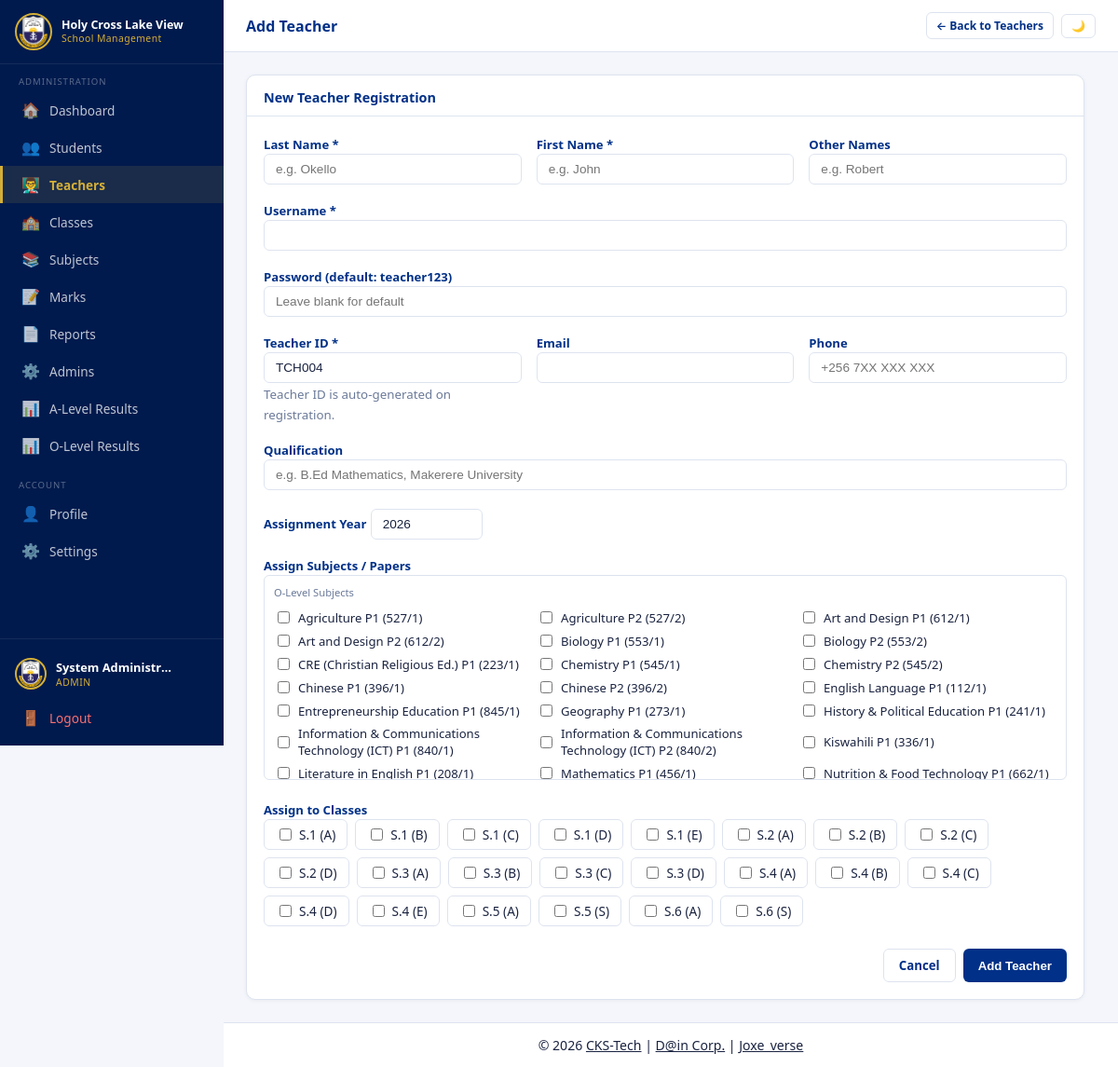
Page /admin/teachers/add (signed in) on the committed database.
### tables this page shows
CREATE TABLE subject_papers (
            id           INTEGER PRIMARY KEY AUTOINCREMENT,
            subject_id   INTEGER NOT NULL REFERENCES subjects(id) ON DELETE CASCADE,
            paper_number TEXT NOT NULL,
            paper_code   TEXT DEFAULT ''
        );

CREATE TABLE subjects (
            id    INTEGER PRIMARY KEY AUTOINCREMENT,
            name  TEXT NOT NULL,
            code  TEXT DEFAULT '',
            level TEXT DEFAULT 'O'
        );

CREATE TABLE classes (
            id               INTEGER PRIMARY KEY AUTOINCREMENT,
            name             TEXT NOT NULL,
            stream           TEXT DEFAULT '',
            class_teacher_id INTEGER REFERENCES users(id) ON DELETE SET NULL
        );

### app.py (the view, shortened to what this page needs)
@app.route('/admin/teachers/add', methods=['GET', 'POST'])
@permission_required('edit_teachers')
def admin_add_teacher():
    conn     = get_db()
    classes  = conn.execute("SELECT * FROM classes ORDER BY name, stream").fetchall()
    subjects = conn.execute(
        "SELECT sp.id, s.name, sp.paper_number, sp.paper_code, s.level "
        "FROM subject_papers sp JOIN subjects s ON sp.subject_id=s.id "
        "ORDER BY s.level, s.name, sp.paper_number"
    ).fetchall()
    next_teacher_id = generate_teacher_id(conn)
    conn.close()
    return render_template('admin/teacher_form.html', teacher=None,
                           classes=classes, subjects=subjects, assignments=[],
                           next_teacher_id=next_teacher_id)

### app.py (called while the page is built)
def get_db():
    conn = sqlite3.connect(DATABASE)
    conn.row_factory = sqlite3.Row
    conn.execute("PRAGMA foreign_keys = ON")
    return conn

def current_user_permissions():
    perms = session.get('permissions')
    if perms is None:
        return []
    return perms if isinstance(perms, list) else []

def has_permission(permission):
    if session.get('role') != 'admin':
        return False
    perms = current_user_permissions()
    return not perms or permission in perms

def permission_required(permission):
    def decorator(f):
        @wraps(f)
        def deco(*a, **kw):
            if 'user_id' not in session:
                return redirect(url_for('login'))
            if session.get('role') != 'admin':
                flash('Admin access required.', 'danger')
                return redirect(url_for('home'))
            if not has_permission(permission):
                flash('You do not have permission to access that page.', 'danger')
                dest = 'admin_dashboard' if session.get('role') == 'admin' else 'home'
                return redirect(url_for(dest))
            return f(*a, **kw)
        return deco
    return decorator

@app.context_processor
def inject_globals():
    return {
        'current_year': datetime.now().year,
        'school_name':  'Holy Cross Lake View SSS',
        'houses':       HOUSES,
    }

def generate_teacher_id(conn):
    rows = conn.execute("SELECT teacher_id FROM teachers").fetchall()
    max_num = 0
    for row in rows:
        tid = row['teacher_id'] or ''
        if tid.upper().startswith('TCH') and tid[3:].isdigit():
            max_num = max(max_num, int(tid[3:]))
    return f"TCH{max_num + 1:03d}"

### templates/admin/teacher_form.html (shortened to what this page needs)
{% extends "base.html" %}
{% block page_title %}{{ 'Edit' if teacher else 'Add' }} Teacher{% endblock %}
{% block topbar_actions %}
  <a href="{{ url_for('admin_teachers') }}" class="btn btn-outline btn-sm">← Back to Teachers</a>
{% endblock %}
{% block content %}
<div style="max-width:900px">
<div class="card">
  <div class="card-header">
    <span class="card-header-title">{{ 'Edit Teacher Record' if teacher else 'New Teacher Registration' }}</span>
  </div>
  <div class="card-body">
    <form method="POST">
      <div style="display:grid;grid-template-columns:1fr 1fr 1fr;gap:16px;margin-bottom:16px">
        <div>
          <label class="form-label">Last Name *</label>
          <input type="text" name="last_name" class="form-control" required
            value="{{ teacher.last_name if teacher else '' }}" placeholder="e.g. Okello">
        </div>
        <div>
          <label class="form-label">First Name *</label>
          <input type="text" name="first_name" class="form-control" required
            value="{{ teacher.first_name if teacher else '' }}" placeholder="e.g. John">
        </div>
        <div>
          <label class="form-label">Other Names</label>
          <input type="text" name="other_names" class="form-control"
            value="{{ teacher.other_names if teacher else '' }}" placeholder="e.g. Robert">
        </div>
      </div>
      <div style="display:grid;grid-template-columns:1fr;gap:16px;margin-bottom:16px">
        <div>
          <label class="form-label">Username *</label>
          <input type="text" name="username" class="form-control" required
            value="{{ teacher.username if teacher else '' }}">
        </div>
      </div>
      {% if not teacher %}
      <div style="margin-bottom:16px">
        <label class="form-label">Password (default: teacher123)</label>
        <input type="password" name="password" class="form-control" placeholder="Leave blank for default">
      </div>
      {% else %}
      <div style="margin-bottom:16px">
        <label class="form-label">New Password (blank = keep current)</label>
        <input type="password" name="new_password" class="form-control" placeholder="Leave blank to keep current">
      </div>
      {% endif %}
      <div style="display:grid;grid-template-columns:1fr 1fr 1fr;gap:16px;margin-bottom:16px">
        <div>
          <label class="form-label">Teacher ID *</label>
          <input type="text" name="teacher_id" class="form-control" required readonly
            value="{{ teacher.teacher_id if teacher else next_teacher_id }}" placeholder="e.g. TCH001">
          <small class="form-text text-muted">Teacher ID is auto-generated on registration.</small>
        </div>
        <div>
          <label class="form-label">Email</label>
          <input type="email" name="email" class="form-control"
            value="{{ teacher.email if teacher else '' }}">
        </div>
        <div>
          <label class="form-label">Phone</label>
          <input type="text" name="phone" class="form-control"
            value="{{ teacher.phone if teacher else '' }}" placeholder="+256 7XX XXX XXX">
        </div>
      </div>
      <div style="margin-bottom:20px">
        <label class="form-label">Qualification</label>
        <input type="text" name="qualification" class="form-control"
          value="{{ teacher.qualification if teacher else '' }}" placeholder="e.g. B.Ed Mathematics, Makerere University">
      </div>
      <div style="margin-bottom:16px">
        <label class="form-label">Assignment Year</label>
        <input type="number" name="year" class="form-control" style="max-width:120px"
          value="{{ current_year }}" min="2020" max="2035">
      </div>
      <div style="margin-bottom:20px">
        <label class="form-label">Assign Subjects / Papers</label>
        <div style="display:grid;grid-template-columns:repeat(auto-fill,minmax(240px,1fr));gap:6px;max-height:220px;overflow-y:auto;border:1px solid var(--border);border-radius:6px;padding:10px">
          {% set current_sps = assignments | map(attribute='subject_paper_id') | list %}
          <div style="grid-column:1/-1;font-size:.7rem;color:var(--text-muted);margin-bottom:4px">O-Level Subjects</div>
          {% for sp in subjects if sp.level == 'O' %}
          <label style="display:flex;align-items:center;gap:6px;font-size:.82rem;cursor:pointer">
            <input type="checkbox" name="subject_papers" value="{{ sp.id }}"
              {% if sp.id in current_sps %}checked{% endif %}>
            {{ sp.name }} P{{ sp.paper_number }} ({{ sp.paper_code }})
          </label>
          {% endfor %}
        </div>
      </div>
      <div style="margin-bottom:24px">
        <label class="form-label">Assign to Classes</label>
        <div style="display:flex;flex-wrap:wrap;gap:8px">
          {% set current_cls = assignments | map(attribute='class_id') | list %}
          {% for c in classes %}
          <label style="display:flex;align-items:center;gap:5px;font-size:.85rem;cursor:pointer;border:1px solid var(--border);border-radius:6px;padding:6px 12px">
            <input type="checkbox" name="classes" value="{{ c.id }}"
              {% if c.id in current_cls %}checked{% endif %}>
            {{ c.name }}{% if c.stream %} ({{ c.stream }}){% endif %}
          </label>
          {% endfor %}
        </div>
      </div>
      <div class="d-flex gap-2" style="justify-content:flex-end">
        <a href="{{ url_for('admin_teachers') }}" class="btn btn-outline">Cancel</a>
        <button type="submit" class="btn btn-primary">{{ 'Update Teacher' if teacher else 'Add Teacher' }}</button>
      </div>
    </form>
  </div>
</div>
</div>
{% endblock %}

### static/css/style.css (style rules this page uses)
:root { --navy: #003087; --navy-dark: #001a4d; --navy-light: #1a4a99; --gold: #D4AF37; --gold-light: #f0d060; --sidebar-w: 240px; --topbar-h: 56px; --white: #ffffff; --light: #f4f6fb; --border: #dde3ef; --text-muted: #6b7a99; }
*, *::before, *::after { box-sizing: border-box; }
body { margin: 0; font-family: 'Segoe UI', system-ui, -apple-system, sans-serif; background: var(--light); color: #1a2340; }
.card { background: var(--white); border: 1px solid var(--border); border-radius: 10px; box-shadow: 0 1px 4px rgba(0,0,50,.05); }
.card-header { padding: 14px 18px 10px; border-bottom: 1px solid var(--border); display: flex; align-items: center; justify-content: space-between; gap: 8px; }
.card-header-title { font-size: .9rem; font-weight: 600; color: var(--navy); margin: 0; }
.card-body { padding: 18px; }
.form-label { font-size: .82rem; font-weight: 600; color: var(--navy); margin-bottom: 4px; }
.form-control, .form-select { font-size: .85rem; border: 1px solid var(--border); border-radius: 6px; padding: 8px 12px; transition: border-color .2s, box-shadow .2s; width: 100%; color: #1a2340; background: white; }
.btn { display: inline-flex; align-items: center; gap: 6px; padding: 8px 16px; border-radius: 6px; font-size: .83rem; font-weight: 600; cursor: pointer; border: none; text-decoration: none; transition: opacity .15s, transform .1s; }
.btn-primary { background: var(--navy); color: white; }
.btn-outline { background: transparent; border: 1px solid var(--border); color: var(--navy); }
.btn-sm { padding: 5px 10px; font-size: .75rem; }
.text-muted { color: var(--text-muted); }
.gap-2 { gap: 8px; }
.d-flex { display: flex; }

### rows in the picture
subject_papers: name "Agriculture", paper_number "1", paper_code "527/1"
subject_papers: name "Agriculture", paper_number "2", paper_code "527/2"
subject_papers: name "Art and Design", paper_number "1", paper_code "612/1"
subject_papers: name "Art and Design", paper_number "2", paper_code "612/2"
subject_papers: name "Biology", paper_number "1", paper_code "553/1"
subject_papers: name "Biology", paper_number "2", paper_code "553/2"
subject_papers: name "CRE (Christian Religious Ed.)", paper_number "1", paper_code "223/1"
subject_papers: name "Chemistry", paper_number "1", paper_code "545/1"
subject_papers: name "Chemistry", paper_number "2", paper_code "545/2"
subject_papers: name "Chinese", paper_number "1", paper_code "396/1"
subject_papers: name "Chinese", paper_number "2", paper_code "396/2"
subject_papers: name "English Language", paper_number "1", paper_code "112/1"
subject_papers: name "Entrepreneurship Education", paper_number "1", paper_code "845/1"
subject_papers: name "Geography", paper_number "1", paper_code "273/1"
subject_papers: name "History & Political Education", paper_number "1", paper_code "241/1"
subject_papers: name "Information & Communications Technology (ICT)", paper_number "1", paper_code "840/1"
subject_papers: name "Information & Communications Technology (ICT)", paper_number "2", paper_code "840/2"
subject_papers: name "Kiswahili", paper_number "1", paper_code "336/1"
subject_papers: name "Literature in English", paper_number "1", paper_code "208/1"
subject_papers: name "Mathematics", paper_number "1", paper_code "456/1"
subject_papers: name "Nutrition & Food Technology", paper_number "1", paper_code "662/1"
classes: name "S.1", stream "A"
classes: name "S.1", stream "B"
classes: name "S.1", stream "C"
classes: name "S.1", stream "D"
classes: name "S.1", stream "E"
classes: name "S.2", stream "A"
classes: name "S.2", stream "B"
classes: name "S.2", stream "C"
classes: name "S.2", stream "D"
classes: name "S.3", stream "A"
classes: name "S.3", stream "B"
classes: name "S.3", stream "C"
classes: name "S.3", stream "D"
classes: name "S.4", stream "A"
classes: name "S.4", stream "B"
classes: name "S.4", stream "C"
classes: name "S.4", stream "D"
classes: name "S.4", stream "E"
classes: name "S.5", stream "A"
classes: name "S.5", stream "S"
classes: name "S.6", stream "A"
classes: name "S.6", stream "S"

### other values in the picture
{{ session.get('full_name', 'User') }} "System Administr…"
{{ session.get('role', '') }} "ADMIN"
{{ 'Edit' if teacher else 'Add' }} "Add"
{{ 'Edit Teacher Record' if teacher else 'New Teacher Registration' }} "New Teacher Registration"
{{ 'Update Teacher' if teacher else 'Add Teacher' }} "Add Teacher"
